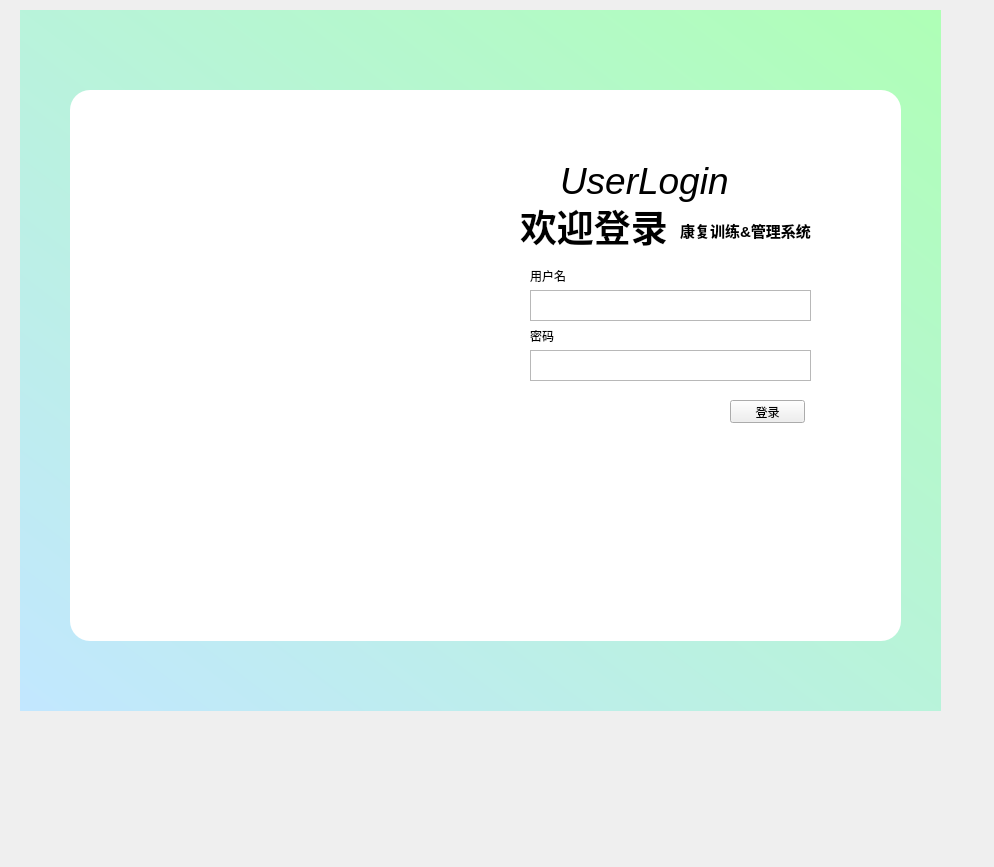
<?xml version="1.0" encoding="UTF-8"?>
<ui version="4.0">
 <class>MainWindow</class>
 <widget class="QMainWindow" name="MainWindow">
  <property name="geometry">
   <rect>
    <x>0</x>
    <y>0</y>
    <width>994</width>
    <height>867</height>
   </rect>
  </property>
  <property name="windowTitle">
   <string>MainWindow</string>
  </property>
  <widget class="QWidget" name="centralwidget">
   <widget class="QWidget" name="login_background" native="true">
    <property name="geometry">
     <rect>
      <x>20</x>
      <y>10</y>
      <width>921</width>
      <height>701</height>
     </rect>
    </property>
    <property name="styleSheet">
     <string notr="true">#login_background{
		background: qlineargradient(spread:pad, x1:0, y1:1, x2:1, y2:0, stop:0 rgb(194, 231, 255), stop:1 rgb(175, 255, 182))
}</string>
    </property>
    <widget class="QWidget" name="widget_login" native="true">
     <property name="geometry">
      <rect>
       <x>50</x>
       <y>80</y>
       <width>831</width>
       <height>551</height>
      </rect>
     </property>
     <property name="styleSheet">
      <string notr="true">#widget_login {
	background-color: rgb(255, 255, 255);
	border-radius: 20px; 
}</string>
     </property>
     <widget class="QLabel" name="label_background">
      <property name="geometry">
       <rect>
        <x>0</x>
        <y>-10</y>
        <width>571</width>
        <height>561</height>
       </rect>
      </property>
      <property name="styleSheet">
       <string notr="true">#label_background {
	border-radius:20px; 
}</string>
      </property>
      <property name="text">
       <string/>
      </property>
      <property name="pixmap">
       <pixmap>C:/Users/Xiang/Desktop/素材/208页面设计/login.png</pixmap>
      </property>
      <property name="scaledContents">
       <bool>true</bool>
      </property>
     </widget>
     <widget class="QLabel" name="label">
      <property name="geometry">
       <rect>
        <x>490</x>
        <y>60</y>
        <width>281</width>
        <height>61</height>
       </rect>
      </property>
      <property name="font">
       <font>
        <pointsize>28</pointsize>
        <weight>50</weight>
        <italic>true</italic>
        <bold>false</bold>
       </font>
      </property>
      <property name="text">
       <string>UserLogin</string>
      </property>
     </widget>
     <widget class="QLabel" name="label_2">
      <property name="geometry">
       <rect>
        <x>450</x>
        <y>110</y>
        <width>161</width>
        <height>51</height>
       </rect>
      </property>
      <property name="font">
       <font>
        <pointsize>28</pointsize>
        <weight>75</weight>
        <italic>false</italic>
        <bold>true</bold>
       </font>
      </property>
      <property name="text">
       <string>欢迎登录</string>
      </property>
     </widget>
     <widget class="QLabel" name="label_3">
      <property name="geometry">
       <rect>
        <x>610</x>
        <y>130</y>
        <width>151</width>
        <height>20</height>
       </rect>
      </property>
      <property name="font">
       <font>
        <pointsize>11</pointsize>
        <weight>75</weight>
        <italic>false</italic>
        <bold>true</bold>
       </font>
      </property>
      <property name="text">
       <string>康复训练&amp;管理系统</string>
      </property>
     </widget>
     <widget class="QLabel" name="label_4">
      <property name="geometry">
       <rect>
        <x>460</x>
        <y>180</y>
        <width>54</width>
        <height>12</height>
       </rect>
      </property>
      <property name="text">
       <string>用户名</string>
      </property>
     </widget>
     <widget class="QTextEdit" name="textEdit">
      <property name="geometry">
       <rect>
        <x>460</x>
        <y>200</y>
        <width>281</width>
        <height>31</height>
       </rect>
      </property>
     </widget>
     <widget class="QLabel" name="label_5">
      <property name="geometry">
       <rect>
        <x>460</x>
        <y>240</y>
        <width>54</width>
        <height>12</height>
       </rect>
      </property>
      <property name="text">
       <string>密码</string>
      </property>
     </widget>
     <widget class="QTextEdit" name="textEdit_2">
      <property name="geometry">
       <rect>
        <x>460</x>
        <y>260</y>
        <width>281</width>
        <height>31</height>
       </rect>
      </property>
     </widget>
     <widget class="QPushButton" name="pushButton">
      <property name="geometry">
       <rect>
        <x>660</x>
        <y>310</y>
        <width>75</width>
        <height>23</height>
       </rect>
      </property>
      <property name="text">
       <string>登录</string>
      </property>
     </widget>
    </widget>
   </widget>
  </widget>
 </widget>
 <resources/>
 <connections/>
</ui>
